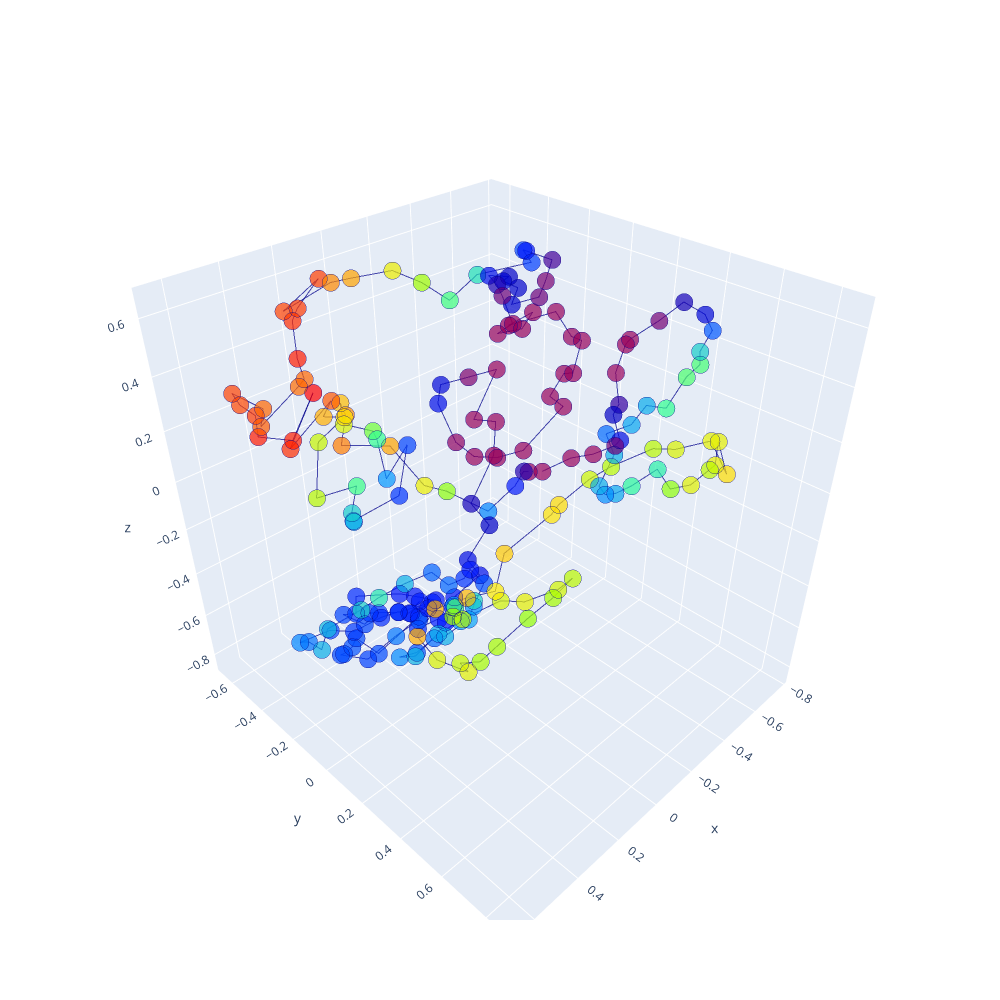

Write notebook code for a chart like this one.
### Code cell
color = 'rainbow'
plot_pred_conf(trussart_pred_structure_superposed, pLLDTs, color)

### Figure 1 — Plotly figure (JSON) as saved in the notebook; plotly's stock layout.template omitted (floating-point values rounded to 4 significant figures; data arrays with more than 128 entries replaced by an {"elided": "..."} marker saying what was removed)
{"data": [{"line": {"color": "darkblue", "width": 2}, "marker": {"color": {"elided": "202 float values"}, "colorscale": [[0, "rgb(150,0,90)"], [0.125, "rgb(0,0,200)"], [0.25, "rgb(0,25,255)"], [0.375, "rgb(0,152,255)"], [0.5, "rgb(44,255,150)"], [0.625, "rgb(151,255,0)"], [0.75, "rgb(255,234,0)"], [0.875, "rgb(255,111,0)"], [1, "rgb(255,0,0)"]], "line": {"width": 3}, "size": 6}, "opacity": 0.7, "scene": "scene", "type": "scatter3d", "x": {"elided": "202 float values"}, "y": {"elided": "202 float values"}, "z": {"elided": "202 float values"}}], "layout": {"height": 1000, "scene": {"domain": {"x": [0, 1], "y": [0, 1]}}, "width": 1000}}
